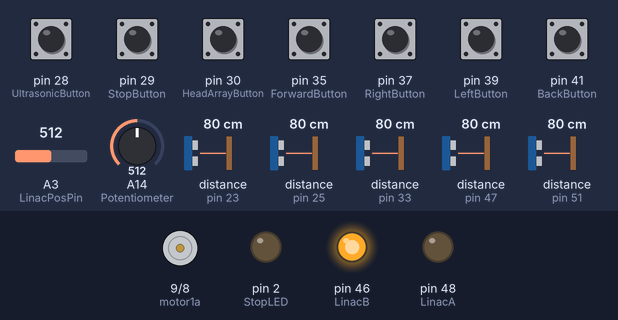
The sketch below on a simulated Arduino Mega 2560, built with avr-gcc and run on an emulated ATmega2560. Shown: motor-driver pin pairs drawn as motors (green arrow = first pin HIGH = forward, orange = second pin HIGH = backward, longer = more drive), output pins drawn as LEDs (lit = HIGH). Wiring (inferred from the names in the program): 5 × ultrasonic range finder: trigger pin 22, echo pin 23 / trigger pin 24, echo pin 25 / trigger pin 32, echo pin 33 / trigger pin 45, echo pin 47 / trigger pin 49, echo pin 51. Inputs (shaded band) come from the test bench; at power-on: pin 28 (UltrasonicButton), pin 29 (StopButton), pin 30 (HeadArrayButton), pin 35 (ForwardButton), pin 37 (RightButton), pin 39 (LeftButton), pin 41 (BackButton) LOW, A3 (LinacPosPin) = 512, A14 (Potentiometer) = 512, distance to the obstacle (sensors on pin 23, pin 25, pin 33, pin 47, pin 51) 80 cm. The echo pulse lasts 58.3 µs per cm; pins used as bus, display or sensor lines are not drawn.

Above: at 1.2 s.
1.3 s: pin 35 (ForwardButton) pulled HIGH for 0.15 s
At 1.48 s:
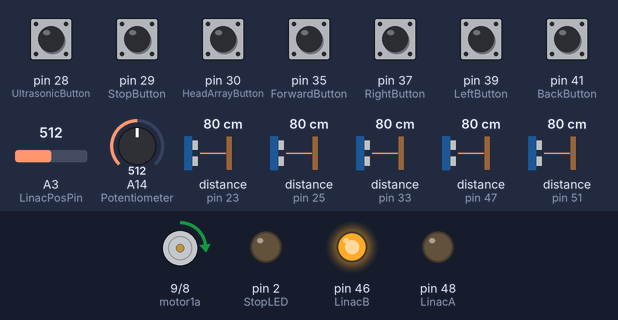
3.0 s: pin 37 (RightButton) pulled HIGH for 1 s
At 3.28 s:
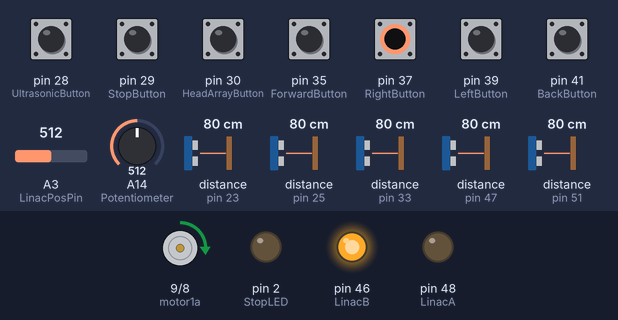
6.0 s: A3 (LinacPosPin) set to 326
7.5 s: A3 (LinacPosPin) set to 317
At 8.3 s:
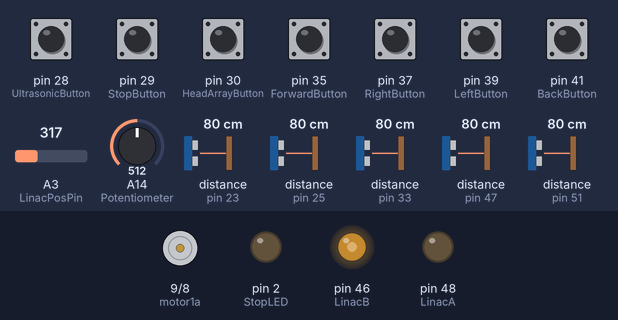
9.0 s: pin 29 (StopButton) pulled HIGH for 0.15 s
At 9.7 s:
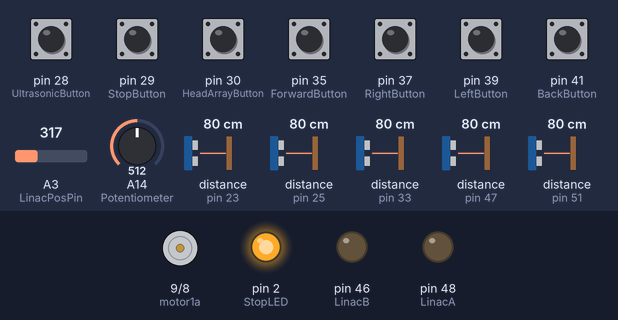
10.6 s: pin 29 (StopButton) pulled HIGH for 1 s
At 11.1 s:
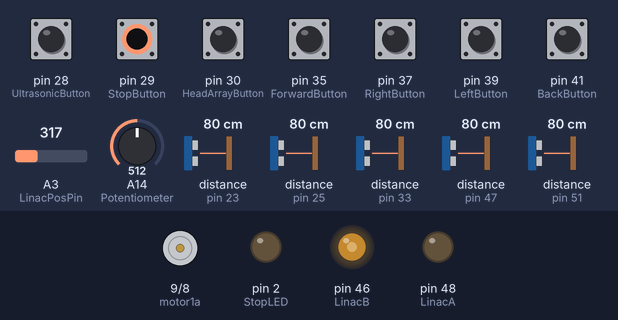
Timing chart, 0 to 13.6 s (numbered marks = the images above; inputs shaded):
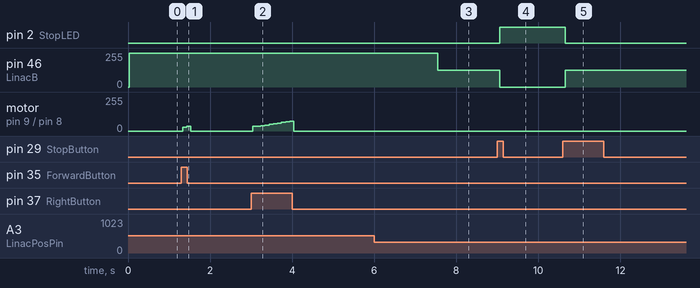

Measured:
- the behaviour switches between 318 and 317 on A3 (LinacPosPin) (found by bisection; images 2 and 3)
- after the input at 1.3 s, motor on pin 9 (motor1a) / pin 8 (motor1b): stopped → forward 30/255 at once, → forward 35/255 0.10 s later, → stopped 0.10 s later
- after the input at 3.0 s, motor on pin 9 (motor1a) / pin 8 (motor1b): rises from stopped to forward 75/255 in 0.90 s, then falls to stopped in 0.10 s
- after the input at 6.0 s, every drawn part: stays the same
- after the input at 7.5 s, pin 46 (LinacB): 255/255 → 127/255 after 0.05 s
- after the input at 9.0 s, pin 2 (StopLED): LOW → HIGH after 0.06 s; pin 46 (LinacB): 127/255 → 0/255 after 0.06 s
- after the input at 10.6 s, pin 2 (StopLED): HIGH → LOW after 0.06 s; pin 46 (LinacB): 0/255 → 127/255 after 0.06 s

The sketch:

KeikiCar.ino
```cpp
/**
@author Max Shinno, Daniel Lin
*/

#include <Arduino.h>
//Joystick Setup
#define VRXPIN A0
#define VRYPIN A1

#define LinacA 48
#define LinacB 46
#define LinacPosPin A3
#define ENA 12


//back and front proximity sensors
#define UltraFrontTrig 49
#define UltraFrontEcho 51

#define UltraBackTrig 45
#define UltraBackEcho 47

//Head array sensors
#define ultra_left_trig 22
#define ultra_left_echo 23

#define ultra_right_trig 24
#define ultra_right_echo 25

#define ultra_back_trig 32
#define ultra_back_echo 33
//control panel
#define UltrasonicButton 28  //ultra toggle
#define HeadArrayButton 30
#define Potentiometer A14     //motor speed
//kill switch
#define StopButton 29
#define StopLED 2

#define ForwardButton 35
#define RightButton 37
#define LeftButton 39
#define BackButton 41

#define motor1a 9
#define motor1b 8

#define LinacUpperLimit 380
#define LinacLowerLimit 220
#define LinacMidLow 298
#define LinacMidHigh 302
#define maxLinacSpeed 255

int RealLinacPos;

//Ultrasonic Setup

int ProxFront;
long duration1;
int distance1;

int ProxBack;
long duration2;
int distance2;

int Forward;
int Right;
int Left;
int Back;

int ButtonMotorSpeed = 10;

enum head_array_state {
  LEFT,
  RIGHT,
  FRONT,
  NONE
} ;

//Killswitch Setup
int PreviousStopButtonState;
int CurrentStopButtonState;
int StopStatus;
// int StopLED = 37;

int xRestMin;
int xRestMax;
int LinacRestMax;
int LinacRestMin;
int LinacExtendMax;
int LinacExtendMin;

int yRestMin;

int yRestMax;

// unsigned long t0;
// unsigned long elapsed;


class Ultrasonic {
private:
  byte echo_pin;
  byte trigger_pin;
  float duration;
  int distance;
  head_array_state state;
public:
  Ultrasonic(byte e_pin, byte t_pin, head_array_state s_state) {
    echo_pin = e_pin;
    trigger_pin = t_pin;
    state = s_state;
    init();
  }

  void init() {
    pinMode(echo_pin, INPUT);
    pinMode(trigger_pin, OUTPUT);
    update();
  }

  int update() {

    digitalWrite(trigger_pin, LOW);
    // digitalWrite(echo_pin, LOW);
    delayMicroseconds(2);
    // Sets the trigPin on HIGH state for 10 micro seconds

    digitalWrite(trigger_pin, HIGH);
    // digitalWrite(echo_pin, HIGH);
    delayMicroseconds(10);

    digitalWrite(trigger_pin, LOW);
    // digitalWrite(echo_pin, LOW);
    delayMicroseconds(10);


    duration = pulseIn(echo_pin, HIGH, 10000);
    //duration2 = pulseIn(UltraBackEcho, HIGH);
    // Reads the echoPin, returns the sound wave travel time in microseconds

    // Calculating the distance
    distance = duration * 0.034 / 2;

    if (distance == 0) {
      distance = 1000;
    }

    return distance;
    delay(100);
  }

  int get_dist() {
    return distance;
  }

  head_array_state get_state() {
    return state;
  }


  bool check_prox() {
    if (digitalRead(UltrasonicButton) == HIGH) {
        return update() > 30;
    } else {
      return true;
    }
  }

  bool check_head_array() {
    if (digitalRead(HeadArrayButton) == HIGH) {
      return update() > 30;
    } else {
      return true;
    }
  }
};

void ramp_speed(int maxSpeed) {
  if (ButtonMotorSpeed < maxSpeed) {
    ButtonMotorSpeed += 5;
  }
}

int linacSpeed(int pos) {
  if (pos < LinacMidLow - 15) {
    return maxLinacSpeed;
  } else if (pos < LinacMidLow) {
    return maxLinacSpeed/2;
  } else if (pos > LinacMidHigh + 15) {
    return maxLinacSpeed;
  } else if (pos > LinacMidHigh) {
    return maxLinacSpeed/2;
  }
}

int recenter(int pos) {
  if (pos < LinacMidLow) {
    analogWrite(LinacA, linacSpeed(pos));
    digitalWrite(LinacB, LOW);
  } else if (pos > LinacMidHigh) {
    analogWrite(LinacB, linacSpeed(pos));
    digitalWrite(LinacA, LOW);
  } else {
    digitalWrite(LinacA, LOW);
    digitalWrite(LinacB, LOW);
  }
}

Ultrasonic ultra_front(UltraFrontEcho, UltraFrontTrig, NONE);
Ultrasonic ultra_back(UltraBackEcho, UltraBackTrig, NONE);
Ultrasonic ultra_left(ultra_left_echo, ultra_left_trig, LEFT);
Ultrasonic ultra_right(ultra_right_echo, ultra_right_trig, RIGHT);
Ultrasonic head_ultra_back(ultra_back_echo, ultra_back_trig, FRONT);


Ultrasonic head_array[] = {ultra_left, ultra_right, head_ultra_back};


head_array_state check_head_array() {
  head_array[0].update();
  head_array[1].update();
  head_array[2].update();

  int min_value = min(min(head_array[0].get_dist(), head_array[1].get_dist()), head_array[2].get_dist());

  if (min_value >= 30 || min_value == 0) {
    return NONE;
  } else {
    for (int i = 0; i <= 2; i++) {
      if (min_value == head_array[i].get_dist()) {
        return head_array[i].get_state();
      }
    }
    return NONE;
  }
}

void setup() {
  //Motors
  pinMode(motor1a, OUTPUT);
  pinMode(motor1b, OUTPUT);

  //Linear Actuator
  pinMode(LinacA, OUTPUT);
  pinMode(LinacB, OUTPUT);
  pinMode(LinacPosPin, INPUT);

  //Ultrasonic Sensors
  pinMode(UltraFrontTrig, OUTPUT);
  pinMode(UltraFrontEcho, INPUT);

  pinMode(UltraBackTrig, OUTPUT);
  pinMode(UltraBackEcho, INPUT);

  pinMode(ultra_left_echo, INPUT);
  pinMode(ultra_left_trig, OUTPUT);

  pinMode(ultra_right_echo, INPUT);
  pinMode(ultra_right_trig, OUTPUT);

  pinMode(ultra_back_echo, INPUT);
  pinMode(ultra_back_trig, OUTPUT);

  pinMode(UltrasonicButton, INPUT);
  pinMode(HeadArrayButton, INPUT);


  //Misc
  pinMode(Potentiometer, INPUT);

  //Killswitch
  pinMode(StopButton, INPUT);
  pinMode(StopLED, OUTPUT);
  StopStatus = 0;

  //Buttons
  pinMode(ForwardButton, INPUT);
  pinMode(RightButton, INPUT);
  pinMode(LeftButton, INPUT);
  pinMode(BackButton, INPUT);
}


void loop() {
//   t0 = micros();
//   loop logic
//   elapsed = micros() - t0;
//   Serial.println(elapsed);

  //Changing Values;

  int MaxMotorSpeed = map(analogRead(Potentiometer), 0, 1023, 25, 300);  //last number value is max motor speed


  RealLinacPos = analogRead(LinacPosPin);
  // Serial.print("Linear Atuator Position:");

  //Serial.println(NegativeyValue);


  Forward = digitalRead(ForwardButton);
  Back = digitalRead(BackButton);
  Left = digitalRead(LeftButton);
  Right = digitalRead(RightButton);


  //Estop
  PreviousStopButtonState = CurrentStopButtonState;
  CurrentStopButtonState = (digitalRead(StopButton));

  if ((CurrentStopButtonState == 1) && (PreviousStopButtonState == 0)) {
    if (StopStatus == 0) {
      StopStatus = 1;
    } else if (StopStatus == 1) {
      StopStatus = 0;
    }
  }
  if (StopStatus == 1) {
    digitalWrite(StopLED, HIGH);
  } else if (StopStatus == 0) {
    digitalWrite(StopLED, LOW);
  }

  if (StopStatus == 0) {
    if (Forward == HIGH && ultra_front.check_prox()) {
        ramp_speed(MaxMotorSpeed);
        analogWrite(motor1a, ButtonMotorSpeed);
        digitalWrite(motor1b, LOW);  //WIP
    } else if (Right == HIGH && !Back) {
      if (RealLinacPos < LinacUpperLimit) {
        digitalWrite(LinacA, HIGH);
        digitalWrite(LinacB, LOW);
      }
      if (ultra_front.check_prox()) {
        ramp_speed(MaxMotorSpeed);
        analogWrite(motor1a, ButtonMotorSpeed);
        digitalWrite(motor1b, LOW);
      } else {
        digitalWrite(motor1a, LOW);
        digitalWrite(motor1b, LOW);
      }
    } else if (Left == HIGH && !Back) {
      if (RealLinacPos > LinacLowerLimit) {
        digitalWrite(LinacB, HIGH);
        digitalWrite(LinacA, LOW);
      }
      if (ultra_front.check_prox()) {
        ramp_speed(MaxMotorSpeed);
        analogWrite(motor1a, ButtonMotorSpeed);
        digitalWrite(motor1b, LOW);
      } else {
        digitalWrite(motor1a, LOW);
        digitalWrite(motor1b, LOW);
      }
    } else if (Right == HIGH) {
      if (RealLinacPos < LinacUpperLimit) {
        digitalWrite(LinacA, HIGH);
        digitalWrite(LinacB, LOW);
        ramp_speed(MaxMotorSpeed);
      }
      if (ultra_back.check_prox()) {
        digitalWrite(motor1a, LOW);
        analogWrite(motor1b, ButtonMotorSpeed);
      } else {
        digitalWrite(motor1a, LOW);
        digitalWrite(motor1b, LOW);
      }
    } else if (LEFT == HIGH) {
      if (RealLinacPos > LinacLowerLimit) {
        digitalWrite(LinacB, HIGH);
        digitalWrite(LinacA, LOW);
      }
      if (ultra_back.check_prox()) {
        ramp_speed(MaxMotorSpeed);
        digitalWrite(motor1a, LOW);
        analogWrite(motor1b, ButtonMotorSpeed);
      } else {
        digitalWrite(motor1a, LOW);
        digitalWrite(motor1b, LOW);
      }
    } else if (Back == HIGH && (ultra_back.check_prox())) {
      ramp_speed(MaxMotorSpeed);
      digitalWrite(motor1a, LOW);
      analogWrite(motor1b, ButtonMotorSpeed);
    } else if (digitalRead(HeadArrayButton) == HIGH) {
      switch(check_head_array()) {
        case LEFT:
          if (RealLinacPos > LinacLowerLimit) {
            digitalWrite(LinacB, HIGH);
            digitalWrite(LinacA, LOW);
          } else {
            digitalWrite(LinacB, LOW);
            digitalWrite(LinacA, LOW);
            digitalWrite(motor1a, LOW);
            digitalWrite(motor1b, LOW);
          }
          if (ultra_front.check_prox()) {
            analogWrite(motor1a, ButtonMotorSpeed);
            digitalWrite(motor1b, LOW);
          } else {
            digitalWrite(motor1a, LOW);
            digitalWrite(motor1b, LOW);
          }
          break;
        case RIGHT:
          if (RealLinacPos < LinacUpperLimit) {
            digitalWrite(LinacA, HIGH);
            digitalWrite(LinacB, LOW);
          } else {
            digitalWrite(LinacB, LOW);
            digitalWrite(LinacA, LOW);
            digitalWrite(motor1a, LOW);
            digitalWrite(motor1b, LOW);
          }
          if (ultra_front.check_prox()) {
            analogWrite(motor1a, ButtonMotorSpeed);
            digitalWrite(motor1b, LOW);
          } else {
            digitalWrite(motor1a, LOW);
            digitalWrite(motor1b, LOW);
          }
          break;
        case FRONT:
          if (ultra_front.check_prox()) {
            ramp_speed(MaxMotorSpeed);
            analogWrite(motor1a, ButtonMotorSpeed);
            digitalWrite(motor1b, LOW);
          } else {
            digitalWrite(motor1a, LOW);
            digitalWrite(motor1b, LOW);
          }
          recenter(RealLinacPos);
          break;
        case NONE:
          digitalWrite(motor1a, LOW);
          digitalWrite(motor1b, LOW);
          recenter(RealLinacPos);
          ButtonMotorSpeed = 25;
          break;
        }
    } else {
      digitalWrite(motor1a, LOW);
      digitalWrite(motor1b, LOW);
      recenter(RealLinacPos);
      ButtonMotorSpeed = 25;
    }
  } else {
    digitalWrite(motor1a, LOW);
    digitalWrite(motor1b, LOW);
    digitalWrite(LinacA, LOW);
    digitalWrite(LinacB, LOW);
    ButtonMotorSpeed = 25;
  }


  // Send MaxMotorSpeed, Head Array Status, Prox,
  delay(100);
}
```
